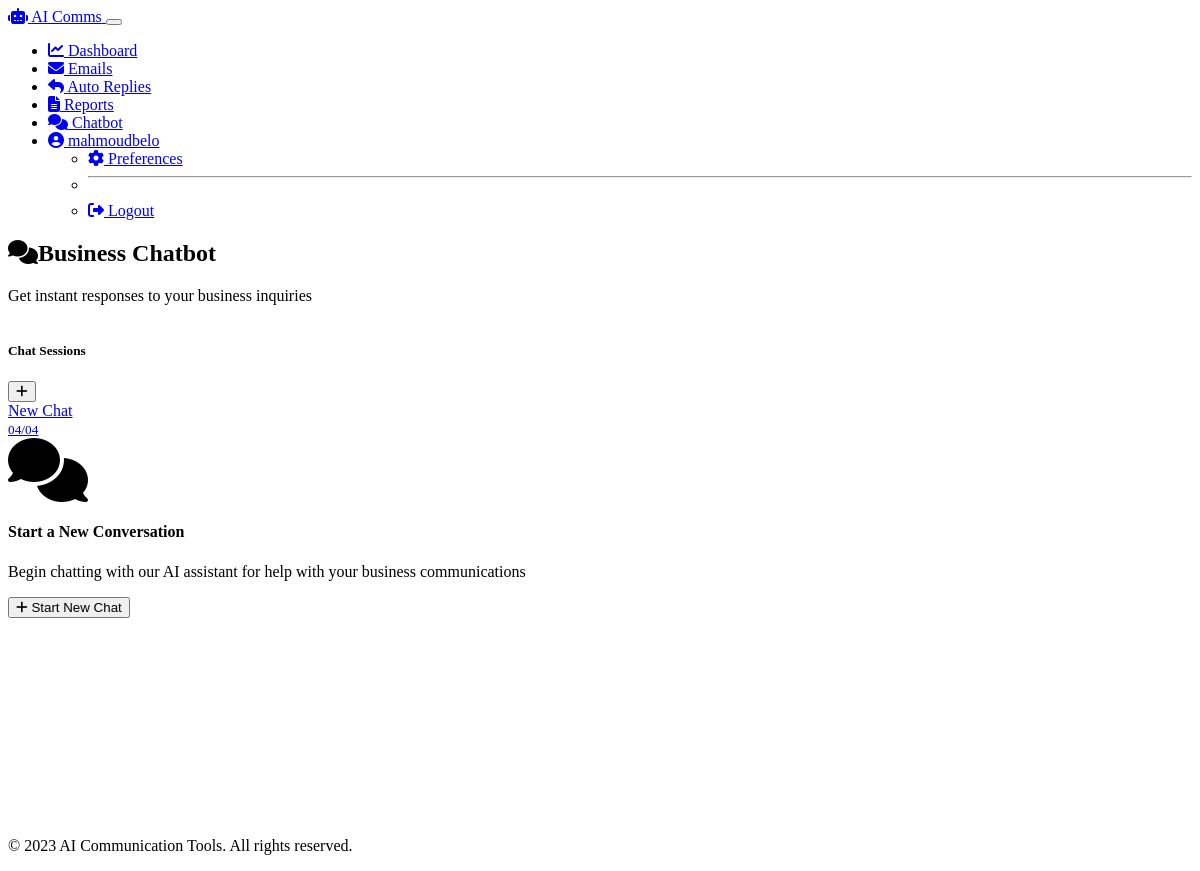
The page /chatbot (signed in) on the database as committed earlier.
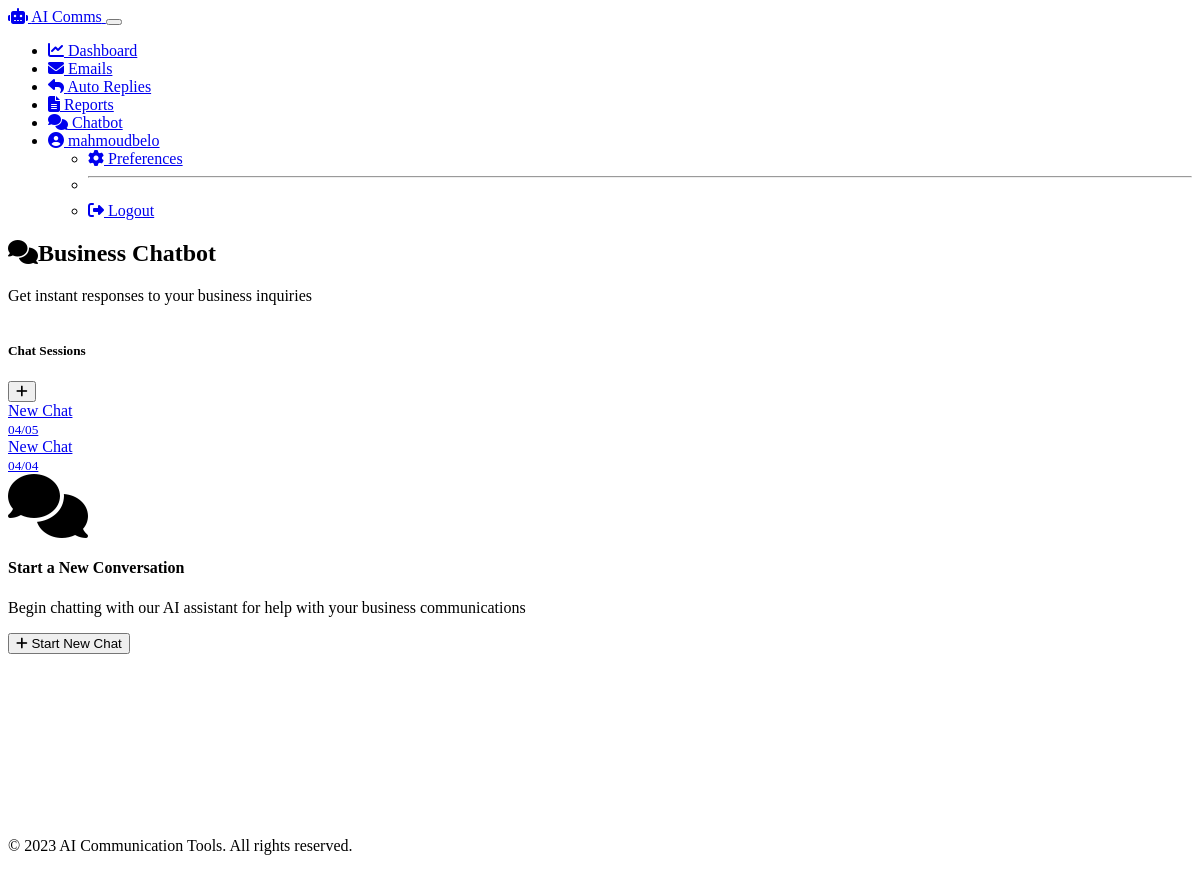
The same page on the database as committed later.
### models.py (models this page shows, shortened)
class ChatSession(db.Model):
    id = db.Column(db.Integer, primary_key=True)
    title = db.Column(db.String(200), nullable=False, default="New Chat")
    created_at = db.Column(db.DateTime, default=datetime.utcnow)
    user_id = db.Column(db.Integer, db.ForeignKey('user.id'), nullable=False)
    messages = db.relationship('ChatMessage', backref='session', lazy='dynamic')

### routes.py (the view)
@app.route('/chatbot')
@login_required
def chatbot():
    chat_sessions = ChatSession.query.filter_by(user_id=current_user.id).order_by(ChatSession.created_at.desc()).all()
    return render_template('chatbot.html', chat_sessions=chat_sessions)

### app.py (called while the page is built)
@login_manager.user_loader
def load_user(user_id):
    from models import User
    return User.query.get(int(user_id))

### templates/chatbot.html (shortened to what the changed rows need)
{% extends 'base.html' %}
{% block content %}
<div class="row mb-4">
    <div class="col">
        <h2><i class="fas fa-comments me-2"></i>Business Chatbot</h2>
    </div>
</div>
<div class="row chat-container">
    <div class="col-md-3 chat-sidebar">
        <div class="card h-100">
            <div class="card-body p-0">
                {% if chat_sessions %}
                <div class="list-group list-group-flush">
                    {% for chat in chat_sessions %}
                    <a href="{{ url_for('view_chat', chat_id=chat.id) }}"
                       class="list-group-item list-group-item-action {% if current_chat and current_chat.id == chat.id %}active{% endif %}">
                        <div class="d-flex justify-content-between align-items-center">
                            <div class="text-truncate">{{ chat.title }}</div>
                            <small>{{ chat.created_at.strftime('%m/%d') }}</small>
                        </div>
                    </a>
                    {% endfor %}
                </div>
                {% else %}
                <div class="text-center p-4">
                    <p class="mb-0">No chat sessions yet</p>
                </div>
                {% endif %}
            </div>
        </div>
    </div>
</div>
{% endblock %}

Rows that differ between the two databases and show on the page:
added ChatSession: title "New Chat", created_at "04/05"
